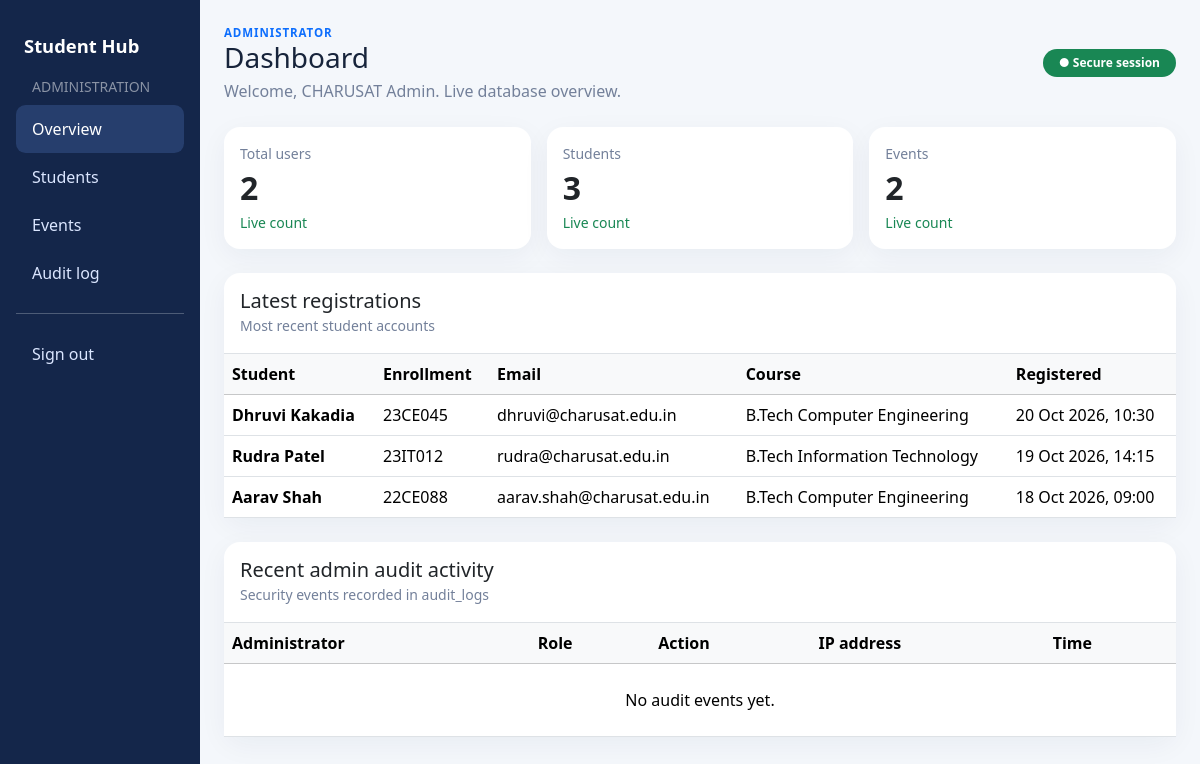
/dashboard.php (signed in), run on the app's committed database.
### tables this page shows
CREATE TABLE IF NOT EXISTS students (
  id BIGINT UNSIGNED AUTO_INCREMENT PRIMARY KEY,
  user_id BIGINT UNSIGNED NULL UNIQUE,
  enrollment_no VARCHAR(40) NOT NULL UNIQUE,
  full_name VARCHAR(120) NOT NULL,
  email VARCHAR(190) NOT NULL UNIQUE,
  mobile VARCHAR(15) NULL,
  course VARCHAR(120) NOT NULL DEFAULT '',
  registered_at TIMESTAMP NOT NULL DEFAULT CURRENT_TIMESTAMP,
  UNIQUE KEY uq_students_mobile (mobile),
  CONSTRAINT fk_students_user FOREIGN KEY (user_id) REFERENCES users(id) ON DELETE SET NULL
);

### includes/dashboard_bootstrap.php (called while the page is built, shortened)
<?php
function role_menu(string $role): array {
    $menus = [
        'admin' => [['label'=>'Overview','href'=>'dashboard.php','active'=>true],['label'=>'Students','href'=>'students.php','active'=>false],['label'=>'Events','href'=>'#events','active'=>false],['label'=>'Audit log','href'=>'#audit','active'=>false]],
        'faculty' => [['label'=>'Faculty home','href'=>'faculty.html','active'=>false],['label'=>'Courses','href'=>'courses.html','active'=>false]],
        'student' => [['label'=>'Student home','href'=>'student.html','active'=>false],['label'=>'Courses','href'=>'courses.html','active'=>false],['label'=>'Attendance','href'=>'attendance.html','active'=>false]],
    ];
    return $menus[$role] ?? [['label'=>'Home','href'=>'index.html','active'=>false]];
}

### dashboard.php (the view, shortened to what this page needs)
<?php
require_once __DIR__ . '/includes/dashboard_bootstrap.php';
$admin = $_SESSION['user'];
$counts = [
    'users' => (int)$pdo->query('SELECT COUNT(*) FROM users')->fetchColumn(),
    'students' => (int)$pdo->query('SELECT COUNT(*) FROM students')->fetchColumn(),
    'events' => (int)$pdo->query('SELECT COUNT(*) FROM events')->fetchColumn(),
];
$registrations = $pdo->query('SELECT enrollment_no, full_name, email, course, registered_at FROM students ORDER BY registered_at DESC, id DESC LIMIT 8')->fetchAll();
$auditLogs = $pdo->query('SELECT actor_name, actor_role, action, ip_address, created_at FROM audit_logs ORDER BY created_at DESC, id DESC LIMIT 6')->fetchAll();
function e(string $value): string { return htmlspecialchars($value, ENT_QUOTES | ENT_SUBSTITUTE, 'UTF-8'); }
?>
<!doctype html>
<html lang="en">
<head>
  <link href="https://cdn.jsdelivr.net/npm/bootstrap@5.3.3/dist/css/bootstrap.min.css" rel="stylesheet">
</head>
<body>
<div class="container-fluid"><div class="row">
  <aside class="col-md-2 col-lg-2 sidebar p-3">
    <div class="brand px-2 py-3">Student Hub</div>
    <div class="text-uppercase text-white-50 small px-3 mb-2">Administration</div>
    <?php foreach (role_menu((string)$admin['role']) as $item): ?><a class="<?= $item['active'] ? 'active' : '' ?>" href="<?= e($item['href']) ?>"><?= e($item['label']) ?></a><?php endforeach; ?>
    <hr class="border-light opacity-25"><a href="logout.php">Sign out</a>
  </aside>
  <main class="col-md-10 col-lg-10 px-4 py-4">
    <div class="d-flex justify-content-between align-items-center mb-4"><div><div class="text-uppercase small role text-primary fw-bold">Administrator</div><h1 class="h3 mb-1">Dashboard</h1><div class="muted">Welcome, <?= e((string)$admin['name']) ?>. Live database overview.</div></div><span class="badge text-bg-success rounded-pill px-3 py-2">● Secure session</span></div>
    <div class="row g-3 mb-4">
      <?php foreach (['users'=>'Total users','students'=>'Students','events'=>'Events'] as $key=>$label): ?><div class="col-sm-6 col-xl-4"><div class="card metric"><div class="card-body"><div class="muted small"><?= e($label) ?></div><div class="value"><?= number_format($counts[$key]) ?></div><div class="small text-success">Live count</div></div></div></div><?php endforeach; ?>
    </div>
    <div class="card table-wrap mb-4"><div class="card-body p-0"><div class="p-3 border-bottom"><h2 class="h5 mb-0">Latest registrations</h2><span class="muted small">Most recent student accounts</span></div><div class="table-responsive"><table class="table align-middle mb-0"><thead class="table-light"><tr><th>Student</th><th>Enrollment</th><th>Email</th><th>Course</th><th>Registered</th></tr></thead><tbody>
      <?php foreach ($registrations as $row): ?><tr><td class="fw-semibold"><?= e($row['full_name']) ?></td><td><?= e($row['enrollment_no']) ?></td><td><?= e($row['email']) ?></td><td><?= e($row['course']) ?></td><td><?= e(date('d M Y, H:i', strtotime($row['registered_at']))) ?></td></tr><?php endforeach; ?>
    </tbody></table></div></div></div>
    <div class="card table-wrap"><div class="card-body p-0"><div class="p-3 border-bottom"><h2 class="h5 mb-0">Recent admin audit activity</h2><span class="muted small">Security events recorded in audit_logs</span></div><div class="table-responsive"><table class="table align-middle mb-0"><thead class="table-light"><tr><th>Administrator</th><th>Role</th><th>Action</th><th>IP address</th><th>Time</th></tr></thead><tbody><?php if (!$auditLogs): ?><tr><td colspan="5" class="text-center py-4 muted">No audit events yet.</td></tr><?php endif; ?></tbody></table></div></div></div>
  </main>
</div></div>
</body></html>

### dashboard.php (style rules this page uses)
body { background:#f4f7fb;color:#17243b }
.sidebar { min-height:100vh;background:#14264a }
.sidebar a { color:#dbe6ff;text-decoration:none;display:block;padding:.75rem 1rem;border-radius:.6rem }
.sidebar a.active,.sidebar a:hover { background:#263e6d;color:white }
.brand { font-weight:800;color:white;font-size:1.15rem }
.metric { border:0;border-radius:1rem;box-shadow:0 8px 28px #14264a0d }
.metric .value { font-size:2rem;font-weight:800 }
.table-wrap { border:0;border-radius:1rem;box-shadow:0 8px 28px #14264a0d }
.muted { color:#73809a }
.role { font-size:.72rem;letter-spacing:.08em }

### data on the page
students: full_name "Dhruvi Kakadia", enrollment_no "23CE045", email "dhruvi@charusat.edu.in", course "B.Tech Computer Engineering", registered_at "20 Oct 2026, 10:30"
students: full_name "Rudra Patel", enrollment_no "23IT012", email "rudra@charusat.edu.in", course "B.Tech Information Technology", registered_at "19 Oct 2026, 14:15"
students: full_name "Aarav Shah", enrollment_no "22CE088", email "aarav.shah@charusat.edu.in", course "B.Tech Computer Engineering", registered_at "18 Oct 2026, 09:00"

### other printed values
$item['label'] "Overview"
$item['label'] "Students"
$item['label'] "Events"
$item['label'] "Audit log"
$admin['name'] "CHARUSAT Admin"
$label "Total users"
$counts[$key] "2"
$label "Students"
$counts[$key] "3"
$label "Events"
